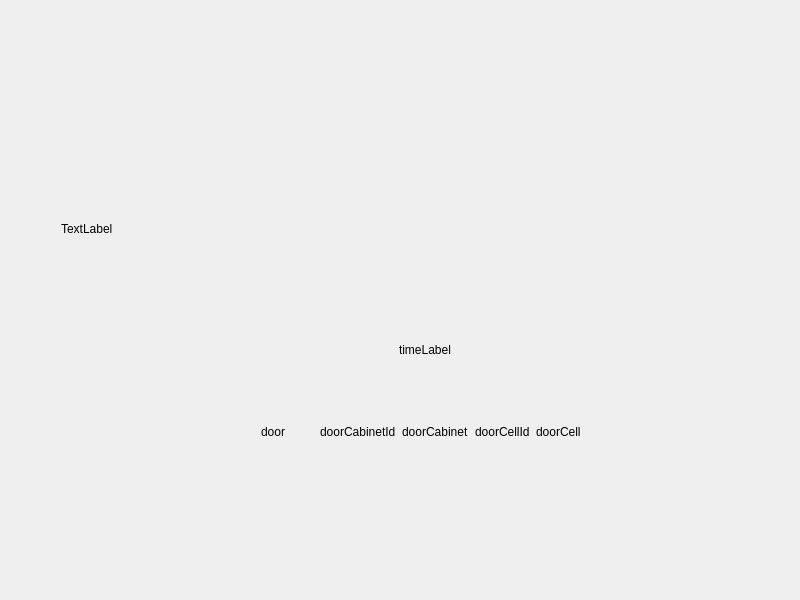
<?xml version="1.0" encoding="UTF-8"?>
<ui version="4.0">
 <class>senderwaitpage</class>
 <widget class="QWidget" name="senderwaitpage">
  <property name="geometry">
   <rect>
    <x>0</x>
    <y>0</y>
    <width>800</width>
    <height>600</height>
   </rect>
  </property>
  <property name="windowTitle">
   <string>Form</string>
  </property>
  <layout class="QVBoxLayout" name="verticalLayout_2">
   <item>
    <layout class="QVBoxLayout" name="verticalLayout">
     <property name="leftMargin">
      <number>50</number>
     </property>
     <property name="topMargin">
      <number>160</number>
     </property>
     <property name="bottomMargin">
      <number>60</number>
     </property>
     <item>
      <widget class="QLabel" name="label">
       <property name="text">
        <string>TextLabel</string>
       </property>
      </widget>
     </item>
     <item>
      <widget class="QLabel" name="timeLabel">
       <property name="text">
        <string>timeLabel</string>
       </property>
       <property name="alignment">
        <set>Qt::AlignCenter</set>
       </property>
      </widget>
     </item>
     <item>
      <layout class="QHBoxLayout" name="horizontalLayout">
       <property name="leftMargin">
        <number>200</number>
       </property>
       <property name="rightMargin">
        <number>200</number>
       </property>
       <property name="bottomMargin">
        <number>80</number>
       </property>
       <item>
        <widget class="QLabel" name="door">
         <property name="text">
          <string>door</string>
         </property>
        </widget>
       </item>
       <item>
        <widget class="QLabel" name="doorCabinetId">
         <property name="text">
          <string>doorCabinetId</string>
         </property>
        </widget>
       </item>
       <item>
        <widget class="QLabel" name="doorCabinet">
         <property name="text">
          <string>doorCabinet</string>
         </property>
        </widget>
       </item>
       <item>
        <widget class="QLabel" name="doorCellId">
         <property name="text">
          <string>doorCellId</string>
         </property>
        </widget>
       </item>
       <item>
        <widget class="QLabel" name="doorCell">
         <property name="text">
          <string>doorCell</string>
         </property>
        </widget>
       </item>
      </layout>
     </item>
    </layout>
   </item>
  </layout>
 </widget>
 <resources/>
 <connections/>
</ui>
